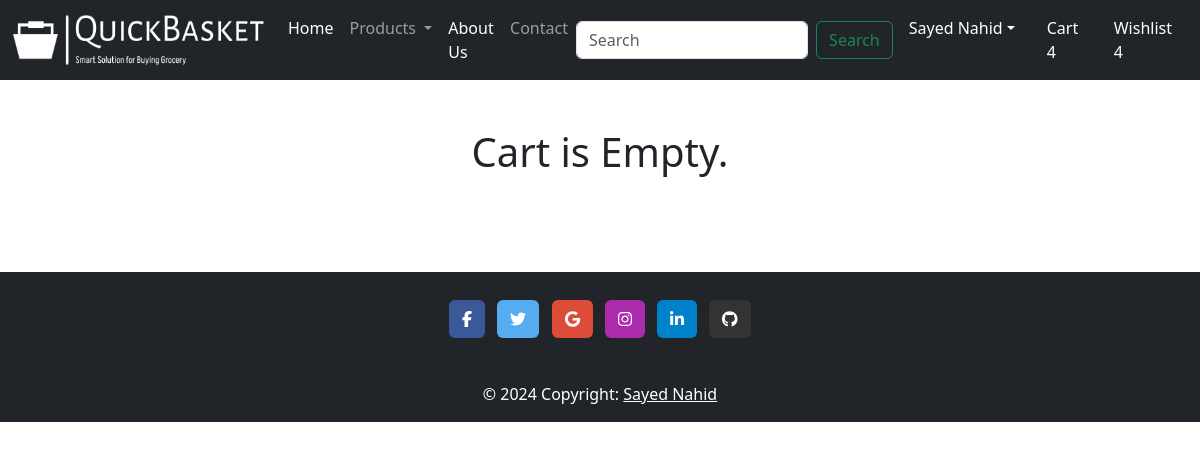
The app's page /cart/ (signed in), older data.
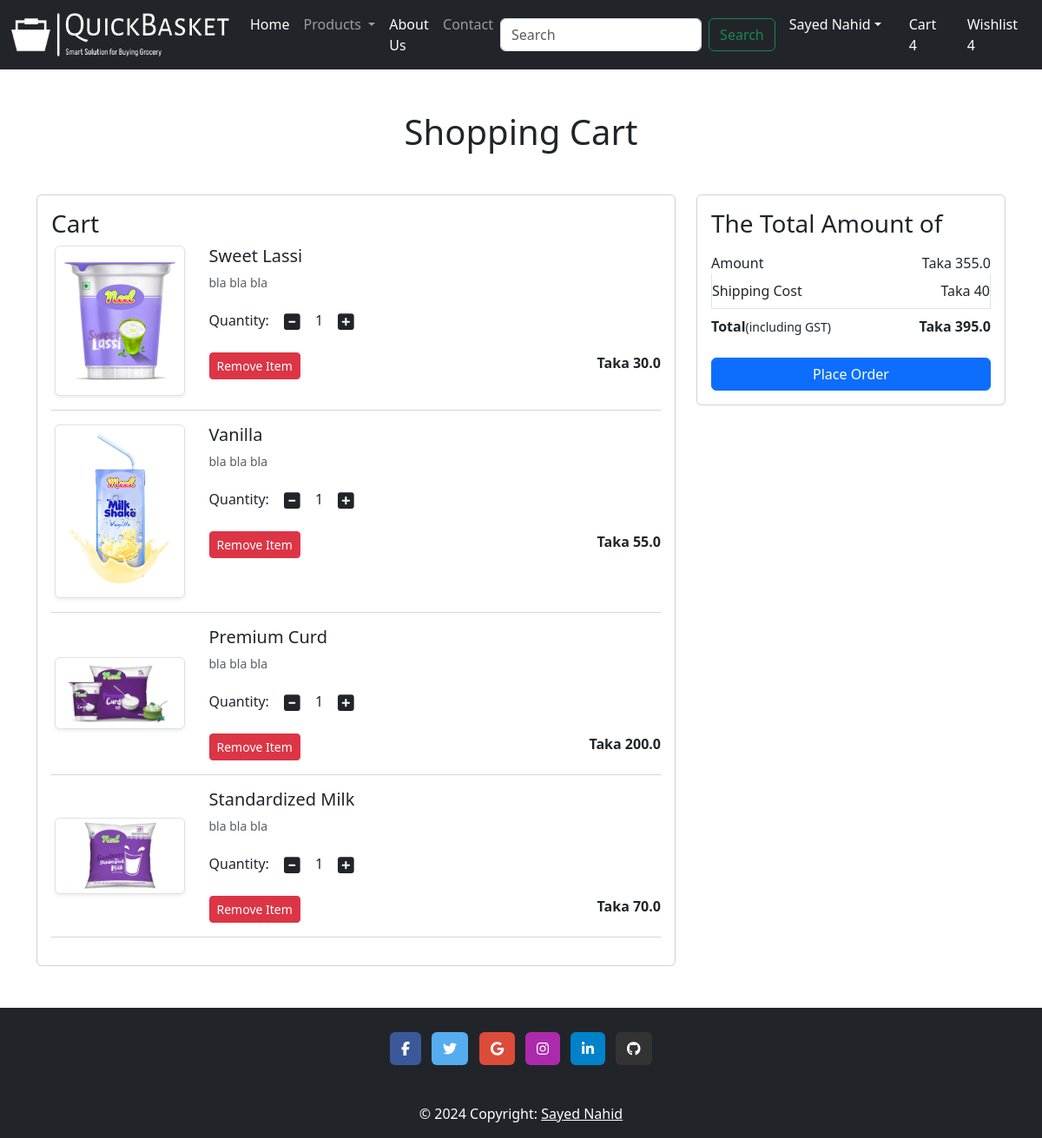
The same page, newer data.
### myapp/models.py (models this page shows, shortened)
class Cart(models.Model):
    user = models.ForeignKey(User, on_delete=models.CASCADE)
    product = models.ForeignKey(Product, on_delete=models.CASCADE)
    quantity = models.PositiveIntegerField(default=1)

class Product(models.Model):
    title = models.CharField(max_length=100)
    selling_price = models.FloatField()
    discounted_price = models.FloatField()
    description = models.TextField()
    composition = models.TextField(default='')
    prodapp = models.TextField(default='')
    category = models.CharField(choices=CATEGORY_CHOICES, max_length=2)
    product_image = models.ImageField(upload_to='product')

### myapp/views.py (the view)
# urls.py: path('cart/', views.show_cart, name="showcart"),
def show_cart(request):
    user = request.user
    cart = Cart.objects.filter(user=user)
    amount = 0
    for i in cart:
        value = i.quantity * i.product.discounted_price
        amount = amount + value
    totalamount = amount + 40
    return render(request, 'app/addtocart.html', locals())

### myapp/templates/app/addtocart.html (shortened to what this page needs)
{% extends "app/base.html" %}
{% load static %}
{% block main.content %}
<div class="container my-5">
    <div class="row">
        {% if cart %}
            <h1 class="text-center mb-5">Shopping Cart</h1>
            <div class="col-sm-8">
                <div class="card">
                    <div class="card-body">
                        <h3>Cart</h3>
                        {% for item in cart %}
                            <div class="row">
                                <div class="col-sm-3 text-center align-self-center">
                                    <img src="{{item.product.product_image.url}}" alt="" srcset="" class="img-fluid img-thumbnail shadow-sm" height="150" width="150">
                                </div>
                                <div class="col-sm-9">
                                    <div>
                                        <h5>{{item.product.title}}</h5>
                                        <p class="mb-2 text-muted small">{{item.product.description}}</p>
                                        <div class="my-3">
                                            <label for="quantity">Quantity:</label>
                                            <a class="minus-cart btn" pid={{item.product.id}}><i class="fas fa-minus-square fa-lg"></i></a>
                                            <span id="quantity">{{item.quantity}}</span>
                                            <a class="plus-cart btn" pid={{item.product.id}}><i class="fas fa-plus-square fa-lg"></i></a>
                                        </div>
                                        <div class="d-flex justify-content-between">
                                            <a class="remove-cart btn btn-sm btn-danger mr-3" pid={{item.product.id}}>Remove Item</a>
                                            <p class="mb-0"><span><strong>Taka {{item.product.discounted_price}}</strong></span></p>
                                        </div>
                                    </div>
                                </div>
                            </div>
                            <hr class="text-muted">
                        {% endfor %}
                    </div>
                </div>
            </div>
            <div class="col-sm-4">
                <div class="card">
                    <div class="card-body">
                        <h3>The Total Amount of</h3>
                        <ul class="list-group">
                            <li class="list-group-item d-flex justify-content-between align-items-center border-0 px-0 pb-0">Amount<span id="amount">Taka {{amount}}</span></li>
                            <li class="list-group-item d-flex justify-content-between align-items-center px-0">Shipping Cost<span>Taka 40</span></li>
                            <li class="list-group-item d-flex justify-content-between align-items-center border-0 px-0 mb-3">
                                <div>
                                    <strong>Total</strong><small>(including GST)</small>
                                </div>
                                <span id="totalamount"><strong>Taka {{totalamount}}</strong></span>
                            </li>
                        </ul>
                        <div class="d-grid"><a href="{% url 'checkout' %}" class="btn btn-primary">Place Order</a></div>
                    </div>
                </div>
            </div>
        {% else %}
            <h1 class="text-center mb-5">Cart is Empty.</h1>
        {% endif %}
    </div>
</div>
{% endblock main.content %}

### myapp/templates/app/base.html (shortened to what this page needs)
<!DOCTYPE html>
{% load static %}
<html lang="en">
    <head>
        <link href="https://cdn.jsdelivr.net/npm/bootstrap@5.3.3/dist/css/bootstrap.min.css" rel="stylesheet">
        <link rel="stylesheet" href="{% static 'app/css/style.css' %}">
        <link rel="stylesheet" href="{% static 'app/css/owl.carousel.min.css' %} "/>
        <link rel="stylesheet" href="{% static 'app/css/all.min.css' %} "/>
    </head>
    <body>
        <nav class="navbar navbar-expand-lg navbar-dark bg-dark">
            <div class="container-fluid">
              <a class="navbar-brand" href=""><img src="{% static 'app/images/logo.png' %}" width="100%" height="50"/></a>
              <div class="collapse navbar-collapse" id="navbarSupportedContent">
                <ul class="navbar-nav me-auto mb-2 mb-lg-0">
                  {% if request.user.is_authenticated %}
                  <li class="nav-item">
                    <a class="nav-link active" aria-current="page" href="/">Home</a>
                  </li>
                  <li class="nav-item dropdown">
                    <a class="nav-link dropdown-toggle" href="#" id="navbarDropdown" role="button" data-bs-toggle="dropdown" aria-expanded="false">
                      Products
                    </a>
                  </li>
                  <li class="nav-item">
                    <a class="nav-link text-white" href="{% url 'about' %}">About Us</a>
                  </li>
                  <li class="nav-item">
                    <a class="nav-link test-white" href="{% url 'contact' %}">Contact</a>
                  </li>
                </ul>
                <form class="d-flex">
                  <input class="form-control me-2" type="search" placeholder="Search" aria-label="Search">
                  <button class="btn btn-outline-success" type="submit">Search</button>
                </form>
              </div>
              <ul class="navbar-nav me-auto mb-2 mb-lg-0">
                <li class="nav-item dropdown mx-2">
                  <a class="nav-link dropdown-toggle text-white" href="" id="profileDropDown" role="button" data-bs-toggle="dropdown" arial-expanded="false">Sayed Nahid</a>
                </li>
                <li class="nav-item mx-2">
                  <a href="#" class="nav-link text-white">Cart 4</a>
                </li>
                <li class="nav-item mx-2">
                  <a href="#" class="nav-link text-white">Wishlist 4</a>
                </li>
                {% endif %}
              </ul>
            </div>
          </nav>
        {% block main.content %}{% endblock main.content %}
          <footer class="bg-dark text-center">
            <div class="container p-4 pb-0">
              <section class="mb-4">
                <a
                data-mdb-ripple-init
                  class="btn text-white btn-floating m-1"
                  style="background-color: #3b5998;"
                  href="#!"
                  role="button"
                  ><i class="fab fa-facebook-f"></i
                ></a>
                <a
                  data-mdb-ripple-init
                  class="btn text-white btn-floating m-1"
                  style="background-color: #55acee;"
                  href="#!"
                  role="button"
                  ><i class="fab fa-twitter"></i
                ></a>
                <a
                  data-mdb-ripple-init
                  class="btn text-white btn-floating m-1"
                  style="background-color: #dd4b39;"
                  href="#!"
                  role="button"
                  ><i class="fab fa-google"></i
                ></a>
                <a
                  data-mdb-ripple-init
                  class="btn text-white btn-floating m-1"
                  style="background-color: #ac2bac;"
                  href="#!"
                  role="button"
                  ><i class="fab fa-instagram"></i
                ></a>
                <a
                  data-mdb-ripple-init
                  class="btn text-white btn-floating m-1"
                  style="background-color: #0082ca;"
                  href="#!"
                  role="button"
                  ><i class="fab fa-linkedin-in"></i
                ></a>
                <a
                  data-mdb-ripple-init
                  class="btn text-white btn-floating m-1"
                  style="background-color: #333333;"
                  href="#!"
                  role="button"
                  ><i class="fab fa-github"></i
                ></a>
              </section>
            </div>
            <div class="text-center p-3 text-white" >
              © 2024 Copyright:
              <a class="text-white" href="">Sayed Nahid</a>
            </div>
          </footer>
    </body>
</html>

Row changes from the older to the newer data that the page shows:
added Cart: product.product_image (picture), product "Sweet Lassi", product.description "bla bla bla", quantity "1", product.discounted_price "30.0"
added Cart: product.product_image (picture), product "Vanilla", product.description "bla bla bla", quantity "1", product.discounted_price "55.0"
added Cart: product.product_image (picture), product "Premium Curd", product.description "bla bla bla", quantity "1", product.discounted_price "200.0"
added Cart: product.product_image (picture), product "Standardized Milk", product.description "bla bla bla", quantity "1", product.discounted_price "70.0"
Text that changed along with them:
{{ amount }}: (not shown) → "355.0"
{{ totalamount }}: (not shown) → "395.0"
text no longer shown: "Cart is Empty."
text now shown: "Shopping Cart Cart The Total Amount of Amount Taka Shipping Cost Taka 40 Total (including GST) Taka Place Order"
